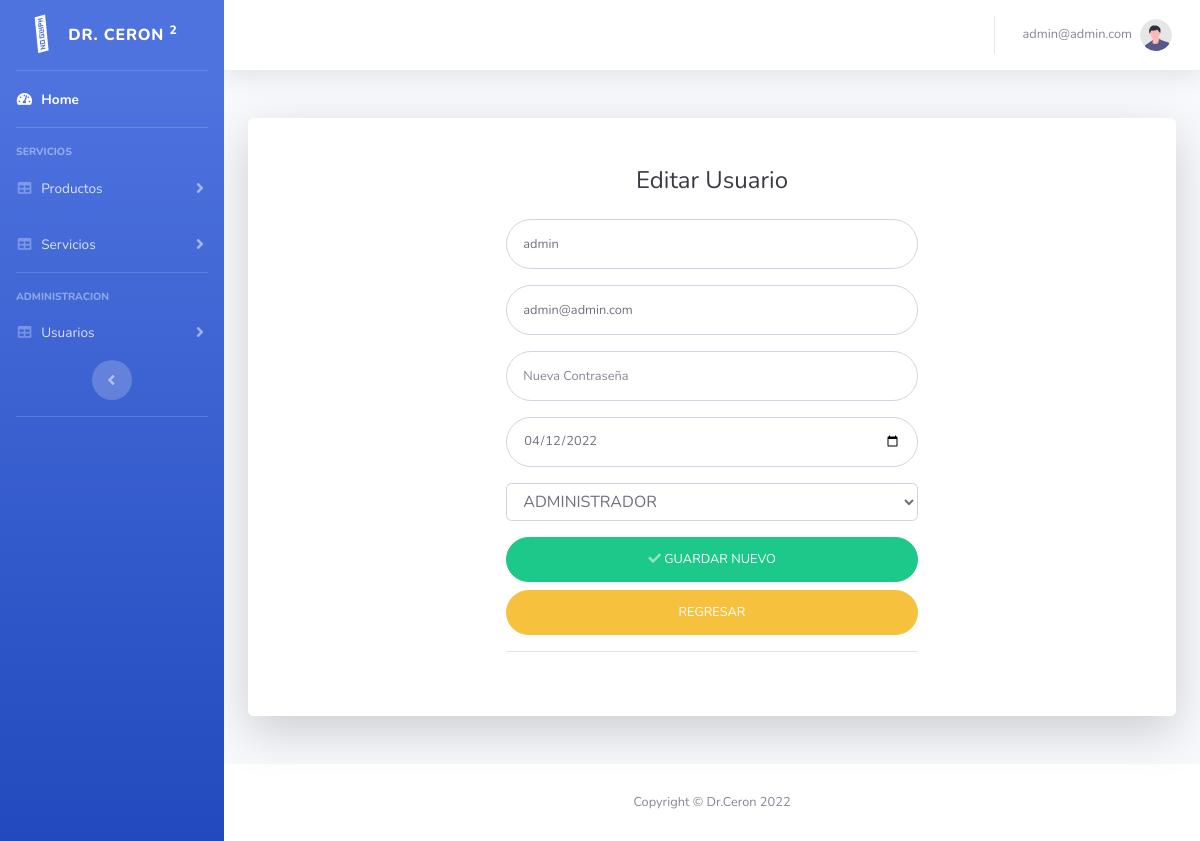
Screenshot of /dashboard/editUser.php?id=1 (signed in) with the database file from the repository.
### tables this page shows
CREATE TABLE `users` (
  `id` int(11) NOT NULL,
  `name` varchar(255) DEFAULT NULL,
  `email` varchar(255) DEFAULT NULL,
  `password` varchar(255) DEFAULT NULL,
  `date_regis` date DEFAULT NULL,
  `tipe` varchar(255) DEFAULT NULL,
  `status` int(20) DEFAULT NULL
);

### dashboard/editUser.php (the view, shortened to what this page needs)
<?php
require 'scripts/db.php';
$id = $_GET["id"];
$statement = $conn->prepare("SELECT * FROM users WHERE id = :id LIMIT 1");
$statement->execute([":id" => $id]);
$user = $statement->fetch(PDO::FETCH_ASSOC);
?>
<?php include "utils/header.php" ?>
<div class="container">
    <div class="card o-hidden border-0 shadow-lg my-5">
        <div class="card-body p-0">
            <div class="row ">
                <div class="col-lg-7 container">
                    <div class="p-5">
                        <div class="text-center">
                            <h1 class="h4 text-gray-900 mb-4">Editar Usuario </h1>
                        </div>
                        <form  class="user" method="POST" action="editUser.php?id=<?= $user['id'] ?>">
                            <div class="form-group">
                                <input value="<?= $user['name'] ?>" type="text" class="form-control form-control-user" id="name" name="name" placeholder="Nombre">
                            </div>
                            <div class="form-group">
                                <input value="<?= $user['email'] ?>" type="email" class="form-control form-control-user" name="email" id="email" placeholder="Correo Electronico">
                            </div>
                            <div class="form-group">
                                <input value="" type="password" class="form-control form-control-user" name="password" id="password" placeholder="Nueva Contraseña">
                            </div>
                            <div class="form-group">
                                <input value="<?= $user['date_regis'] ?>" type="date" class="form-control form-control-user" name="date" id="date" placeholder="Fecha de Regsitro">
                            </div>
                            <div class="form-group">
                                <select id="tipo" name="tipo" class="form-control" placeholder="TIPO" required>
                                    <option value="ADMINISTRADOR">ADMINISTRADOR</option>
                                </select>
                            </div>
                            <button class="btn btn-success btn-user btn-block" id="guarda" name="guarda" type="submit">
                                <span class="icon text-white-50">
                                    <i class="fas fa-check"></i>
                                </span>
                                <span class="text">GUARDAR NUEVO</span>
                            </button>
                            <a href="users.php" class="btn btn-warning btn-user btn-block">
                                REGRESAR
                            </a>
                        </form>
                        <hr>
                    </div>
                </div>
            </div>
        </div>
    </div>
</div>
<?php include "utils/footer.php" ?>

### rows the page displays
users: name "admin", email "admin@admin.com", date "04/12/2022"

### other values shown
$_SESSION["user"]["email"] "admin@admin.com"
